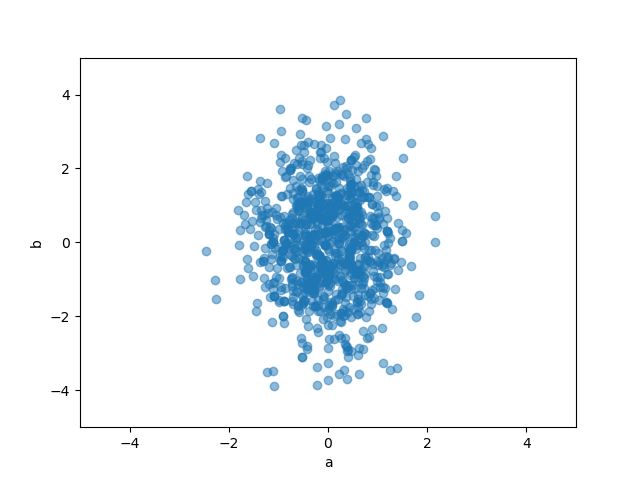

Reproduce this figure in Python.
import graph
import matplotlib.pylab as plt


def fun(x):
    a, b = x
    return -a**2 - (b / 2)**2


samples, S = graph.korali(fun, 1000, [-5, -4], [5, 4], return_evidence=True)
print("log evidence: ", S)
plt.plot(*zip(*samples), 'o', alpha=0.5)
plt.xlim(-5, 5)
plt.ylim(-5, 5)
plt.xlabel("a")
plt.ylabel("b")
plt.savefig("korali0.png")
